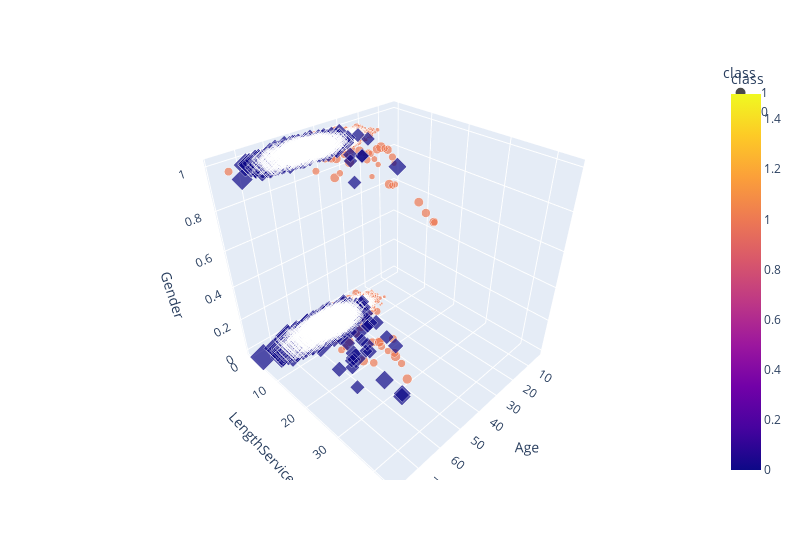

The notebook cell saved with this chart:
### Code cell
test_cluster_amount(df, 2)
px.scatter_3d(df, x="Age", y="LengthService", z="Gender", color="class", symbol="class", size="AbsentHours",width=800)

### Figure 1 — Plotly figure (JSON) as saved in the notebook; plotly's stock layout.template omitted (floating-point values rounded to 4 significant figures; data arrays with more than 128 entries replaced by an {"elided": "..."} marker saying what was removed)
{"data": [{"hovertemplate": "class=%{marker.color}<br>Age=%{x}<br>LengthService=%{y}<br>Gender=%{z}<br>AbsentHours=%{marker.size}<extra></extra>", "legendgroup": "1", "marker": {"color": {"elided": "4801 int values"}, "coloraxis": "coloraxis", "size": {"elided": "4801 float values"}, "sizemode": "area", "sizeref": 0.6813, "symbol": "circle"}, "mode": "markers", "name": "1", "scene": "scene", "showlegend": true, "type": "scatter3d", "x": {"elided": "4801 int values"}, "y": {"elided": "4801 float values"}, "z": {"elided": "4801 int values"}}, {"hovertemplate": "class=%{marker.color}<br>Age=%{x}<br>LengthService=%{y}<br>Gender=%{z}<br>AbsentHours=%{marker.size}<extra></extra>", "legendgroup": "0", "marker": {"color": {"elided": "3535 int values"}, "coloraxis": "coloraxis", "size": {"elided": "3535 float values"}, "sizemode": "area", "sizeref": 0.6813, "symbol": "diamond"}, "mode": "markers", "name": "0", "scene": "scene", "showlegend": true, "type": "scatter3d", "x": {"elided": "3535 int values"}, "y": {"elided": "3535 float values"}, "z": {"elided": "3535 int values"}}], "layout": {"coloraxis": {"colorbar": {"title": {"text": "class"}}, "colorscale": [[0, "#0d0887"], [0.1111, "#46039f"], [0.2222, "#7201a8"], [0.3333, "#9c179e"], [0.4444, "#bd3786"], [0.5556, "#d8576b"], [0.6667, "#ed7953"], [0.7778, "#fb9f3a"], [0.8889, "#fdca26"], [1, "#f0f921"]]}, "legend": {"itemsizing": "constant", "title": {"text": "class"}, "tracegroupgap": 0}, "margin": {"t": 60}, "scene": {"domain": {"x": [0, 1], "y": [0, 1]}, "xaxis": {"title": {"text": "Age"}}, "yaxis": {"title": {"text": "LengthService"}}, "zaxis": {"title": {"text": "Gender"}}}, "width": 800}}
